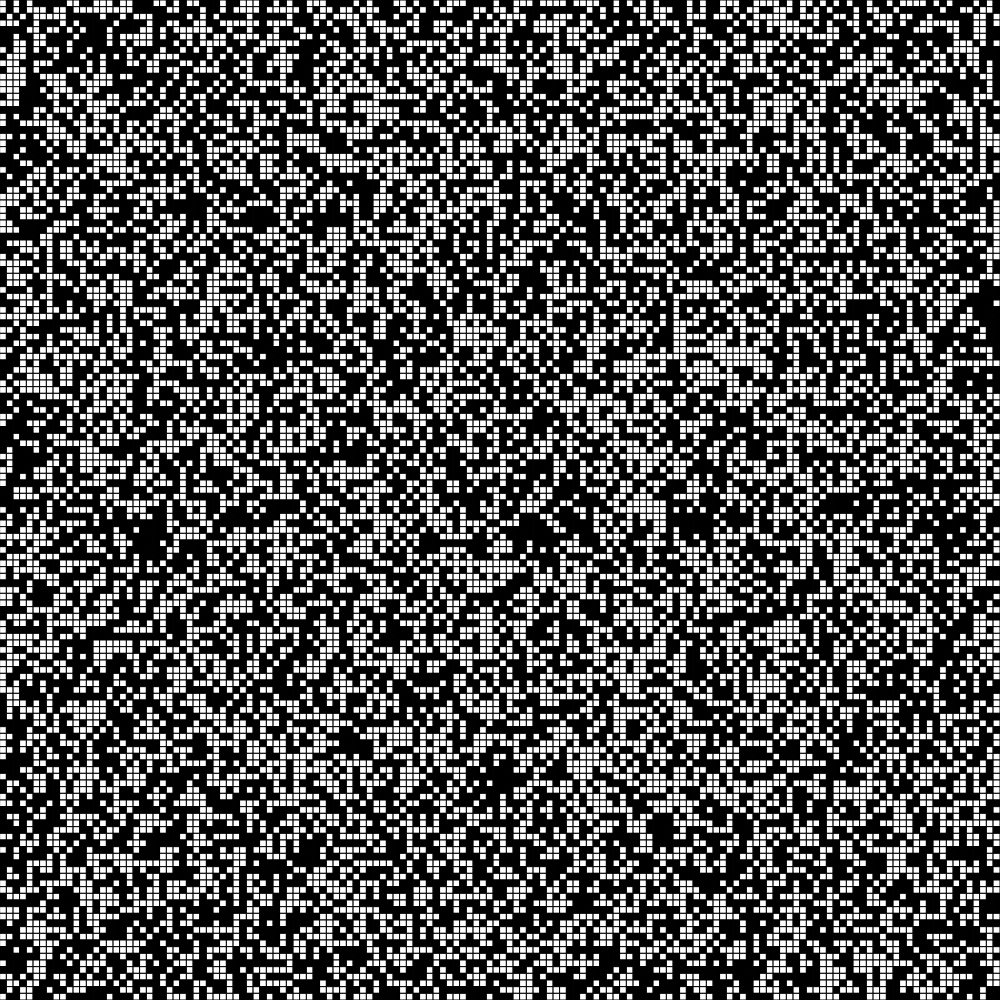
Frame 1 (no input)
Frame 60 (no input): identical to frame 1, image omitted
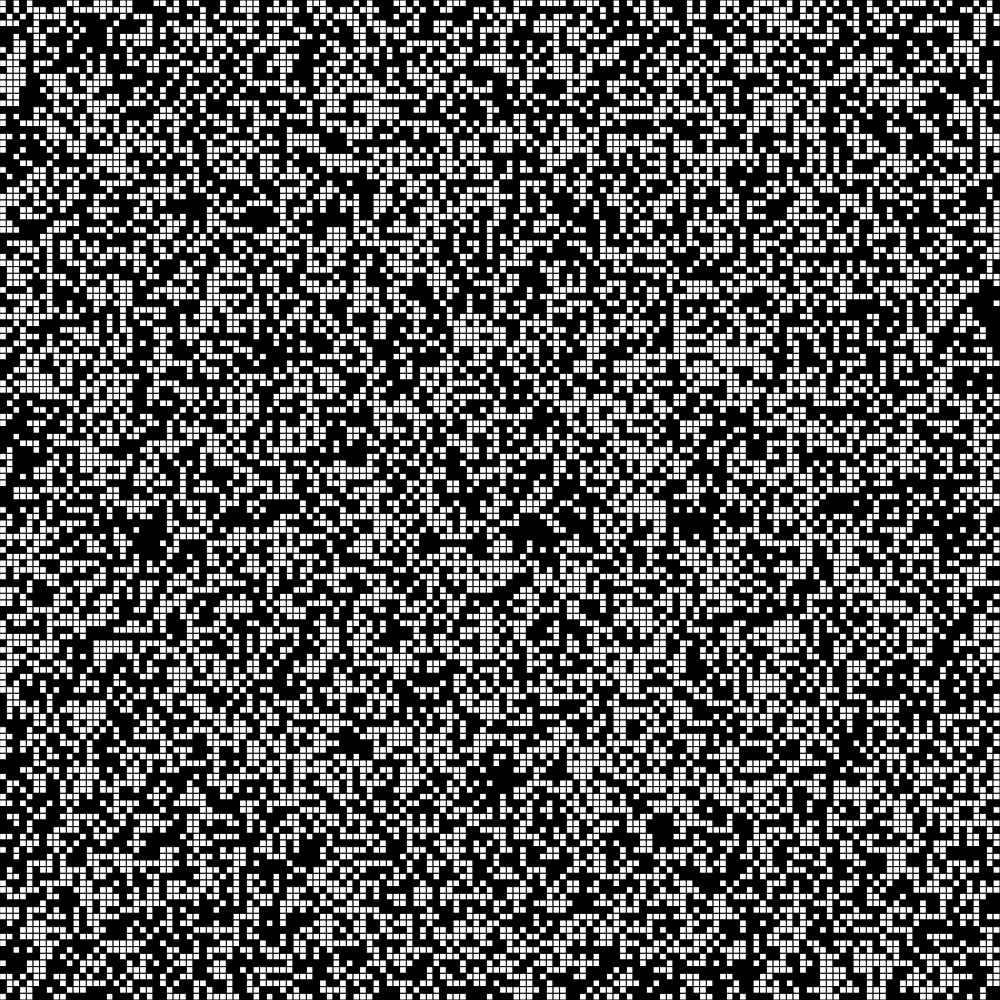
Frame 120 (the mouse pressed at the canvas centre since frame 60)

The p5.js sketch that drew these frames (run headless with seeded random() and noise() and a simulated clock; from frame 60 on, the mouse is pressed at the canvas centre):

// p5.js sketch
// ── sketch.js
// conways game of life

let grid;
let rows = 150;
let cols = 150;
let autoplay = false;
function setup() {
  if (windowWidth > windowHeight) {
    createCanvas(windowHeight, windowHeight);
  }
  else {
    createCanvas(windowWidth, windowWidth);
  }
  grid = createRandom2dArray(cols, rows);
}

function draw() {
  background(220);
  displayGrid(grid, rows, cols);
}

function windowResized() {
  if (windowWidth > windowHeight) {
    createCanvas(windowHeight, windowHeight);
  }
  else {
    createCanvas(windowWidth, windowWidth);
  }
}

function keyTyped() {
  if (key === "r") {
    grid = createRandom2dArray(cols, rows);
  }
  if (key === "c") {
    grid = createEmptyGrid();
  }
  if (key === " ") {
    update();
  }
}

function mousePressed() {
  let cellSize = width/cols;

  let xCoord = floor(mouseX / cellSize);
  let yCoord = floor(mouseY / cellSize);
  
  if (grid[yCoord][xCoord] === 1) {
    grid[yCoord][xCoord] = 0;
  }
  else {
    grid[yCoord][xCoord] = 1;
  }
}

function createEmptyGrid() {
  let emptyGrid = [];
  for (let x = 0; x < cols; x++) {
    emptyGrid.push([]);
    for (let y = 0; y < rows; y++) {
      emptyGrid[x].push(0);
    }
  }
  return emptyGrid;
}

function update() {
  let nextTurn = createEmptyGrid();

  for (let x = 0; x < cols; x++) {
    for (let y = 0; y < rows; y++) {
      let neighbors = 0;

      //loop around the neighbor spots...
      for (let i = -1; i <= 1; i++) {
        for (let j = -1; j <= 1; j++) {
          //deal with edge cases
          if (x+i >= 0 && x+i < cols && y+j >= 0 && y+j < rows) {
            neighbors += grid[y+j][x+i];
          }
        }
      }
      //don't count self as a neighbor
      neighbors -= grid[y][x];

      //apply rules!
      if (grid[y][x] === 1) { //currently alive
        if (neighbors === 2 || neighbors === 3) {
          nextTurn[y][x] = 1;
        }
        else {
          nextTurn[y][x] = 0;
        }
      }

      if (grid[y][x] === 0) { //currently dead
        if (neighbors === 3) {
          nextTurn[y][x] = 1;
        }
        else {
          nextTurn[y][x] = 0;
        }
      }
    }
  }
  grid = nextTurn;
}

function displayGrid(grid, rows, cols) {
  let cellSize = width / cols;
  for (let y = 0; y < rows; y++) {
    for (let x = 0; x < cols; x++) {
      if (grid[y][x] === 0) {
        fill(255);
      }
      else {
        fill(0);
      }
      rect(x*cellSize, y*cellSize, cellSize, cellSize);
    }
  }
}

function createRandom2dArray(cols, rows) {
  let randomGrid = [];
  for (let x = 0; x < cols; x++) {
    randomGrid.push([]);
    for (let y = 0; y < rows; y++) {
      if (random(100) < 50) {
        randomGrid[x].push(1);
      }
      else {
        randomGrid[x].push(0);
      }
    }
  }
  return randomGrid;
}
